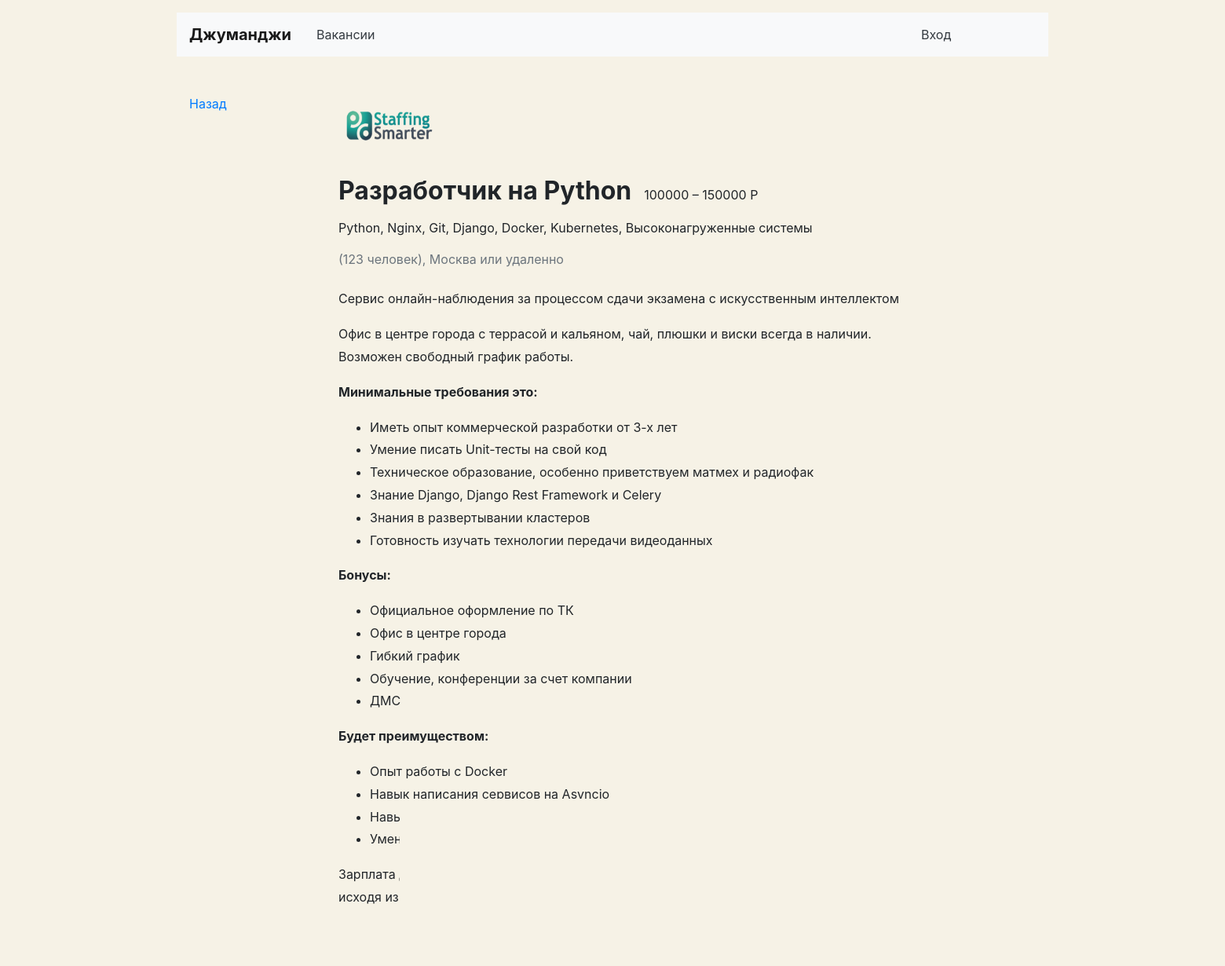
/vacancy/1/, run on the app's committed database.
### jum/models.py (models this page shows, shortened)
class Vacancy(models.Model):
    title = models.CharField(max_length=32)
    specialty = models.ForeignKey(Specialty, on_delete=models.CASCADE, related_name="vacancies")
    company = models.ForeignKey(Company, on_delete=models.CASCADE, related_name="vacancies")
    skills = models.TextField()
    description = models.TextField()
    salary_min = models.IntegerField()
    salary_max = models.IntegerField()
    published_at = models.CharField(max_length=16)

class Company(models.Model):
    title = models.CharField(max_length=32)
    location = models.CharField(max_length=32)
    logo = models.ImageField(upload_to='company')
    description = models.TextField()
    employee_count = models.IntegerField()
    owner = models.OneToOneField(User, related_name='company', on_delete=models.CASCADE, null=True, blank=True)

### jum/views.py (the view, shortened to what this page needs)
# urls.py: re_path(r'^vacancy/(?P<pk>\d+)/$', VacancyView.as_view(), name='vacancy'),
class VacancyView(CreateView):
    model = Application
    template_name = 'jum/vacancy.html'
    form_class = ApplicationCreate
    def get_context_data(self, **kwargs):
        context = super(VacancyView, self).get_context_data(**kwargs)
        context['vacancy'] = Vacancy.objects.get(id=self.kwargs['pk'])
        return context

### jum/templates/jum/vacancy.html (shortened to what this page needs)
{% extends 'jum/base.html' %}
{% load crispy_forms_tags %}
{% block head %}
<head>
  <link rel="stylesheet" href="https://stackpath.bootstrapcdn.com/bootstrap/4.3.1/css/bootstrap.min.css">
</head>
{% endblock %}
{% block container %}
  <main class="container mt-3 pb-5">
    <div class="row mt-5">
      <div class="col-12 col-lg-2">
        <div class="pl-3 mb-5">
          <p><a href="#">Назад</a></p>
        </div>
      </div>
      <div class="col-12 col-lg-8">
        <section class="pl-3">
          <a href=" {% url 'company' vacancy.company.id %}"><img src="{{ vacancy.company.logo.url }}" width="130" height="80" alt=""></a>
          <div class="d-flex align-items-baseline align-content-baseline">
            <h1 class="h2 mt-4 font-weight-bold" >{{ vacancy.title }}</h1>
            <p class="m-0 pl-3">{{ vacancy.salary_min }} – {{ vacancy.salary_max }} Р</p>
          </div>
          <p class="mt-2">{{ vacancy.skills }}</p>
          <p class="text-muted mb-4">{{ company.title }} ({{ vacancy.company.employee_count }} человек), {{ vacancy.company.location }} или удаленно</p>
          <div style="line-height: 1.8;">
            <p>{{ vacancy.company.description }}</p>
            {{ vacancy.description|safe }}
          </div>
          {% if request.user.is_authenticated %}
          <form method="post" class="card mt-4 mb-3" enctype="multipart/form-data">{% csrf_token %}
            <div class="card-body mx-3">
              <p class="h5 mt-3 font-weight-normal">Отозваться на вакансию</p>
              <div class="form-group">
                <label class="mb-1 mt-2" for="userName">Вас зовут</label>
                <input class="form-control" type="text" name="written_username" placeholder="" id="userName">
              </div>
              <div class="form-group">
                <label class="mb-1" for="userPhone">Ваш телефон</label>
                <input class="form-control" type="tel" name="written_phone" placeholder="" id="userPhone">
              </div>
              <div class="form-group">
                <label class="mb-1" for="userMsg" >Сопроводительное письмо</label>
                <textarea class="form-control" name="written_cover_letter" rows="8" id="userMsg"></textarea>
              </div>
              <input type="submit" class="btn btn-primary mt-4 mb-2" value="Отправить">
            </div>
          </form>
          {% else %}
           <div class="mt-4 text-center"><p>Что бы откликнуться <a href="{% url 'register' %}">Зарегистрируйтесь!</a></p></div>
          {% endif %}
        </section>
      </div>
    </div>
  </main>
{% endblock %}

### jum/templates/jum/vacancy.html (style rules this page uses)
body { background-color: #F6F2E6; }

### data on the page
Vacancy: company.logo (picture), title "Разработчик на Python", salary_min "100000", salary_max "150000", skills "Python, Nginx, Git, Django, Docker, Kubernetes, Высоконагруженные системы", company.employee_count "123", company.location "Москва", company.description "Сервис онлайн-наблюдения за процессом сдачи экзамена с искусственным интеллектом", description "Офис в центре города с террасой и кальяном, чай, плюшки и виски всегда в наличии. Возможен свободный график работы. Минимальные требования это: Иметь опыт коммерческой разработки от 3-х лет Умение писать Unit-тесты на свой код Техническое образование, особенно приветствуем матмех и радиофак Знание Django, Django Rest Framework и Celery Знания в развертывании кластеров Готовность изучать технологии передачи видеоданных Бонусы: Официальное оформление по ТК Офис в центре города Гибкий график Обучение, конференции за счет компании ДМС Будет преимуществом: Опыт работы с Docker Навык написания сервисов на Asyncio Навык использования командной строки Linux/UNIX Умение работать с Git Зарплата…"
